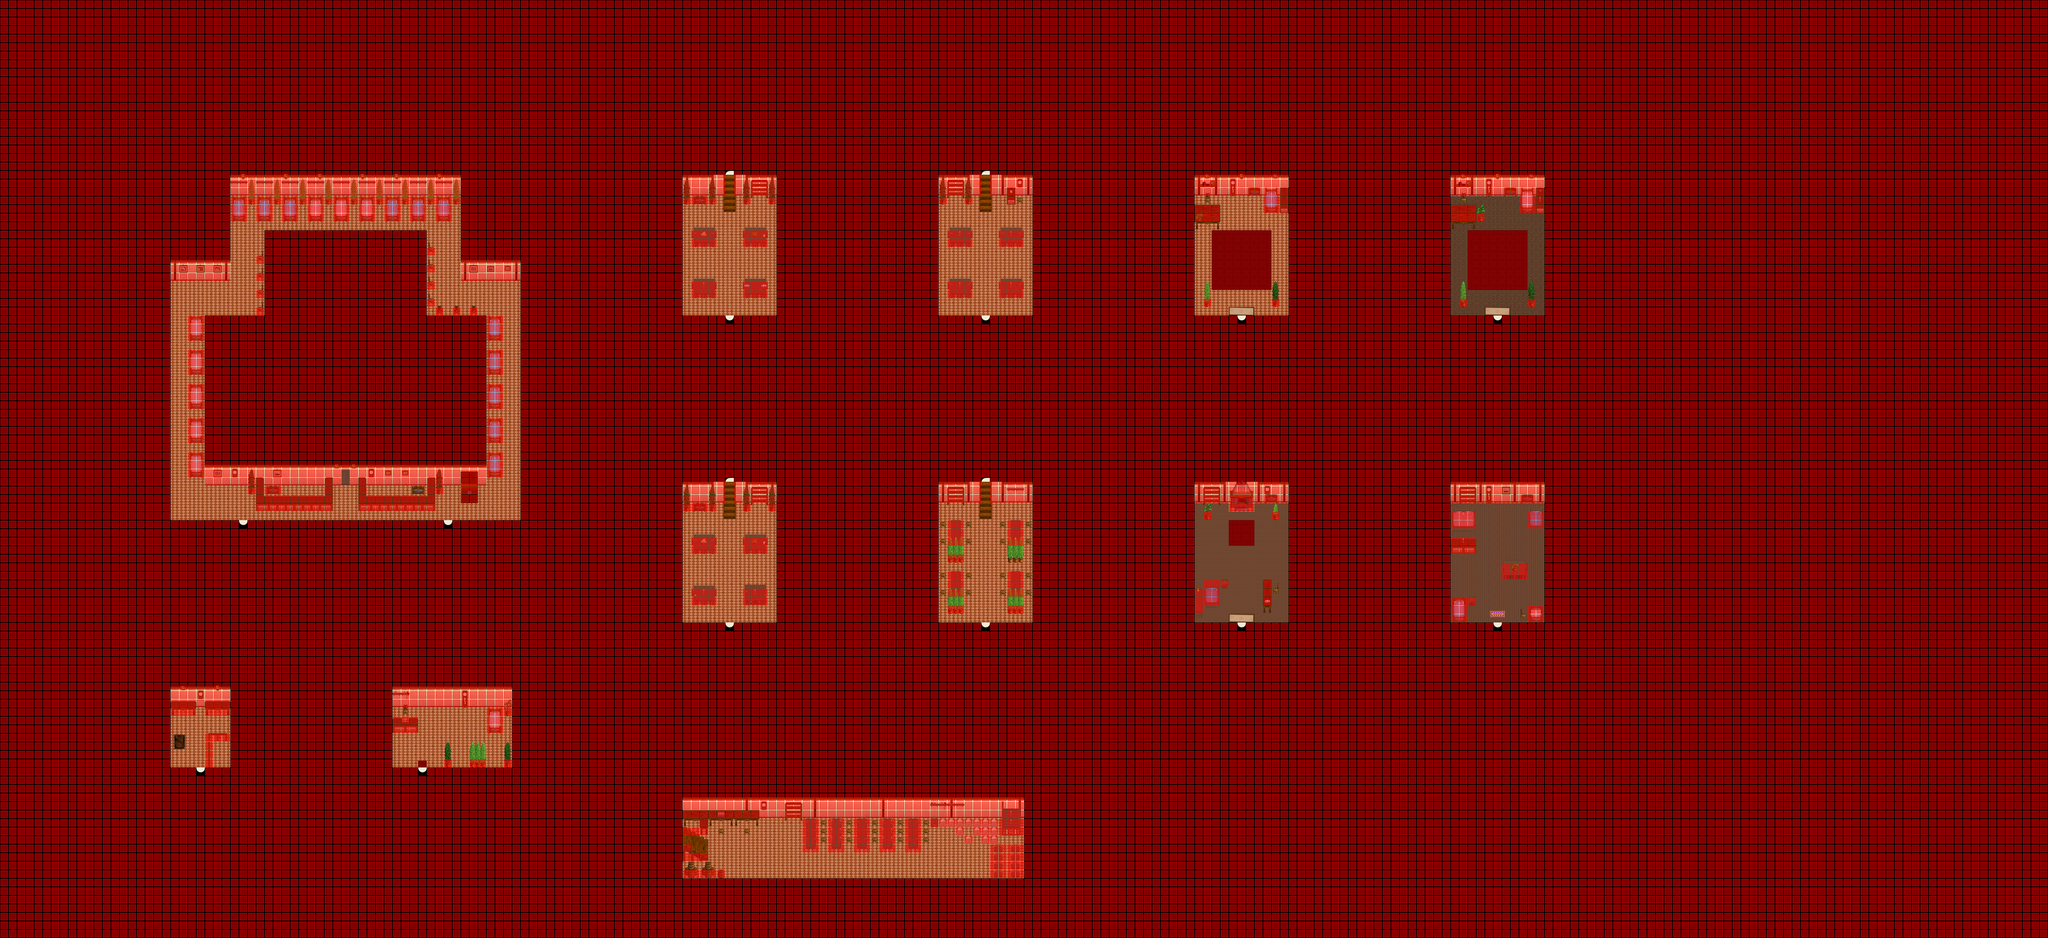

A 2D game scene composited from a Tiled map and its tileset images. What follows is a short description and the map's XML, with each tile layer's data collapsed to a summary:
An orthogonal 240x110 tile map with 32x32 px tiles, 4 tile layers (Ground, Fringe, Over, Collision), 6 tilesets and 20 objects (19x WARP, SCRIPT).

<map version="1.0" orientation="orthogonal" width="240" height="110" tilewidth="32" tileheight="32">
 <properties>
  <property name="music" value="inside2.ogg" />
 </properties>
 <tileset name="collision" firstgid="1" tilewidth="32" tileheight="32">
  <image source="../graphics/tiles/collision.png" />
 </tileset>
 <tileset name="inn" firstgid="3" tilewidth="32" tileheight="32">
  <image source="../graphics/tiles/inn.png" />
 </tileset>
 <tileset name="inn2" firstgid="259" tilewidth="32" tileheight="32">
  <image source="../graphics/tiles/ivk_inn1.png" />
 </tileset>
 <tileset name="woodland_indoor" firstgid="515" tilewidth="32" tileheight="32">
  <image source="../graphics/tiles/woodland_indoor.png" />
 </tileset>
 <tileset name="inn_x2" firstgid="771" tilewidth="32" tileheight="64">
  <image source="../graphics/tiles/inn_x2.png" />
 </tileset>
 <tileset name="inn_x3.png" firstgid="787" tilewidth="32" tileheight="96">
  <image source="../graphics/tiles/inn_x3.png" />
 </tileset>
 <layer name="Ground" width="240" height="110">
  <data>[26400 cells, 26400 non-empty, 49 distinct tile ids]</data>
 </layer>
 <layer name="Fringe" width="240" height="110">
  <data>[26400 cells, 811 non-empty, 202 distinct tile ids]</data>
 </layer>
 <layer name="Over" width="240" height="110">
  <data>[26400 cells, 108 non-empty, 20 distinct tile ids]</data>
 </layer>
 <layer name="Collision" width="240" height="110">
  <data>[26400 cells, 24645 non-empty, 1 distinct tile ids]</data>
 </layer>
 <objectgroup name="Object" width="0" height="0">
  <object name="Warp to City 1" type="WARP" x="896" y="1952" width="32" height="32">
   <properties>
    <property name="DEST_MAP" value="ow-o0000-o0000-o0000" />
    <property name="DEST_X" value="2112" />
    <property name="DEST_Y" value="5312" />
   </properties>
  </object>
  <object name="Warp to Inner" type="WARP" x="1280" y="1792" width="32" height="32">
   <properties>
    <property name="DEST_MAP" value="ow-o0000-o0000-o0000" />
    <property name="DEST_X" value="2432" />
    <property name="DEST_Y" value="5024" />
   </properties>
  </object>
  <object name="Warp to City  2" type="WARP" x="1664" y="1952" width="32" height="32">
   <properties>
    <property name="DEST_MAP" value="ow-o0000-o0000-o0000" />
    <property name="DEST_X" value="2752" />
    <property name="DEST_Y" value="5312" />
   </properties>
  </object>
  <object name="Level Up" type="WARP" x="2720" y="640" width="32" height="32">
   <properties>
    <property name="DEST_MAP" value="iw-selphie_timlet_hotel_complex-o00-o00-o00" />
    <property name="DEST_X" value="4640" />
    <property name="DEST_Y" value="1152" />
   </properties>
  </object>
  <object name="Level Up" type="WARP" x="3680" y="640" width="32" height="32">
   <properties>
    <property name="DEST_MAP" value="iw-selphie_timlet_hotel_complex-o00-o00-o00" />
    <property name="DEST_X" value="5600" />
    <property name="DEST_Y" value="1152" />
   </properties>
  </object>
  <object name="Level Down" type="WARP" x="5600" y="1184" width="32" height="32">
   <properties>
    <property name="DEST_MAP" value="iw-selphie_timlet_hotel_complex-o00-o00-o00" />
    <property name="DEST_X" value="3680" />
    <property name="DEST_Y" value="672" />
   </properties>
  </object>
  <object name="Level Down" type="WARP" x="4640" y="1184" width="32" height="32">
   <properties>
    <property name="DEST_MAP" value="iw-selphie_timlet_hotel_complex-o00-o00-o00" />
    <property name="DEST_X" value="2720" />
    <property name="DEST_Y" value="672" />
   </properties>
  </object>
  <object name="Level Down" type="WARP" x="5600" y="2336" width="32" height="32">
   <properties>
    <property name="DEST_MAP" value="iw-selphie_timlet_hotel_complex-o00-o00-o00" />
    <property name="DEST_X" value="3680" />
    <property name="DEST_Y" value="1824" />
   </properties>
  </object>
  <object name="Level Down" type="WARP" x="4640" y="2336" width="32" height="32">
   <properties>
    <property name="DEST_MAP" value="iw-selphie_timlet_hotel_complex-o00-o00-o00" />
    <property name="DEST_X" value="2720" />
    <property name="DEST_Y" value="1824" />
   </properties>
  </object>
  <object name="Warp to City 6" type="WARP" x="3680" y="2336" width="32" height="32">
   <properties>
    <property name="DEST_MAP" value="ow-o0000-o0000-o0000" />
    <property name="DEST_X" value="2912" />
    <property name="DEST_Y" value="4448" />
   </properties>
  </object>
  <object name="Warp to City 5" type="WARP" x="2720" y="2336" width="32" height="32">
   <properties>
    <property name="DEST_MAP" value="ow-o0000-o0000-o0000" />
    <property name="DEST_X" value="1952" />
    <property name="DEST_Y" value="4448" />
   </properties>
  </object>
  <object name="Warp to City 3" type="WARP" x="2720" y="1184" width="32" height="32">
   <properties>
    <property name="DEST_MAP" value="ow-o0000-o0000-o0000" />
    <property name="DEST_X" value="1920" />
    <property name="DEST_Y" value="5952" />
   </properties>
  </object>
  <object name="Warp to City 4" type="WARP" x="3680" y="1184" width="32" height="32">
   <properties>
    <property name="DEST_MAP" value="ow-o0000-o0000-o0000" />
    <property name="DEST_X" value="2944" />
    <property name="DEST_Y" value="5952" />
   </properties>
  </object>
  <object name="Level Up" type="WARP" x="2720" y="1792" width="32" height="32">
   <properties>
    <property name="DEST_MAP" value="iw-selphie_timlet_hotel_complex-o00-o00-o00" />
    <property name="DEST_X" value="4640" />
    <property name="DEST_Y" value="2304" />
   </properties>
  </object>
  <object name="Level Up" type="WARP" x="3680" y="1792" width="32" height="32">
   <properties>
    <property name="DEST_MAP" value="iw-selphie_timlet_hotel_complex-o00-o00-o00" />
    <property name="DEST_X" value="5600" />
    <property name="DEST_Y" value="2304" />
   </properties>
  </object>
  <object name="Warp to City 7" type="WARP" x="736" y="2880" width="32" height="32">
   <properties>
    <property name="DEST_MAP" value="ow-o0000-o0000-o0000" />
    <property name="DEST_X" value="2208" />
    <property name="DEST_Y" value="5824" />
   </properties>
  </object>
  <object name="Warp to City 8" type="WARP" x="1568" y="2880" width="32" height="32">
   <properties>
    <property name="DEST_MAP" value="ow-o0000-o0000-o0000" />
    <property name="DEST_X" value="2624" />
    <property name="DEST_Y" value="5760" />
   </properties>
  </object>
  <object name="External Map Events" type="SCRIPT" x="0" y="0">
   <properties>
    <property name="FILENAME" value="scripts/maps/iw-selphie_timlet_hotel_complex-o00-o00-o00.lua" />
   </properties>
  </object>
  <object name="Warp Down" type="WARP" x="640" y="2752" width="64" height="64">
   <properties>
    <property name="DEST_MAP" value="20004" />
    <property name="DEST_X" value="2688" />
    <property name="DEST_Y" value="3168" />
   </properties>
  </object>
  <object name="Warp Up" type="WARP" x="2560" y="3104" width="64" height="128">
   <properties>
    <property name="DEST_MAP" value="20004" />
    <property name="DEST_X" value="730" />
    <property name="DEST_Y" value="2720" />
   </properties>
  </object>
 </objectgroup>
</map>
